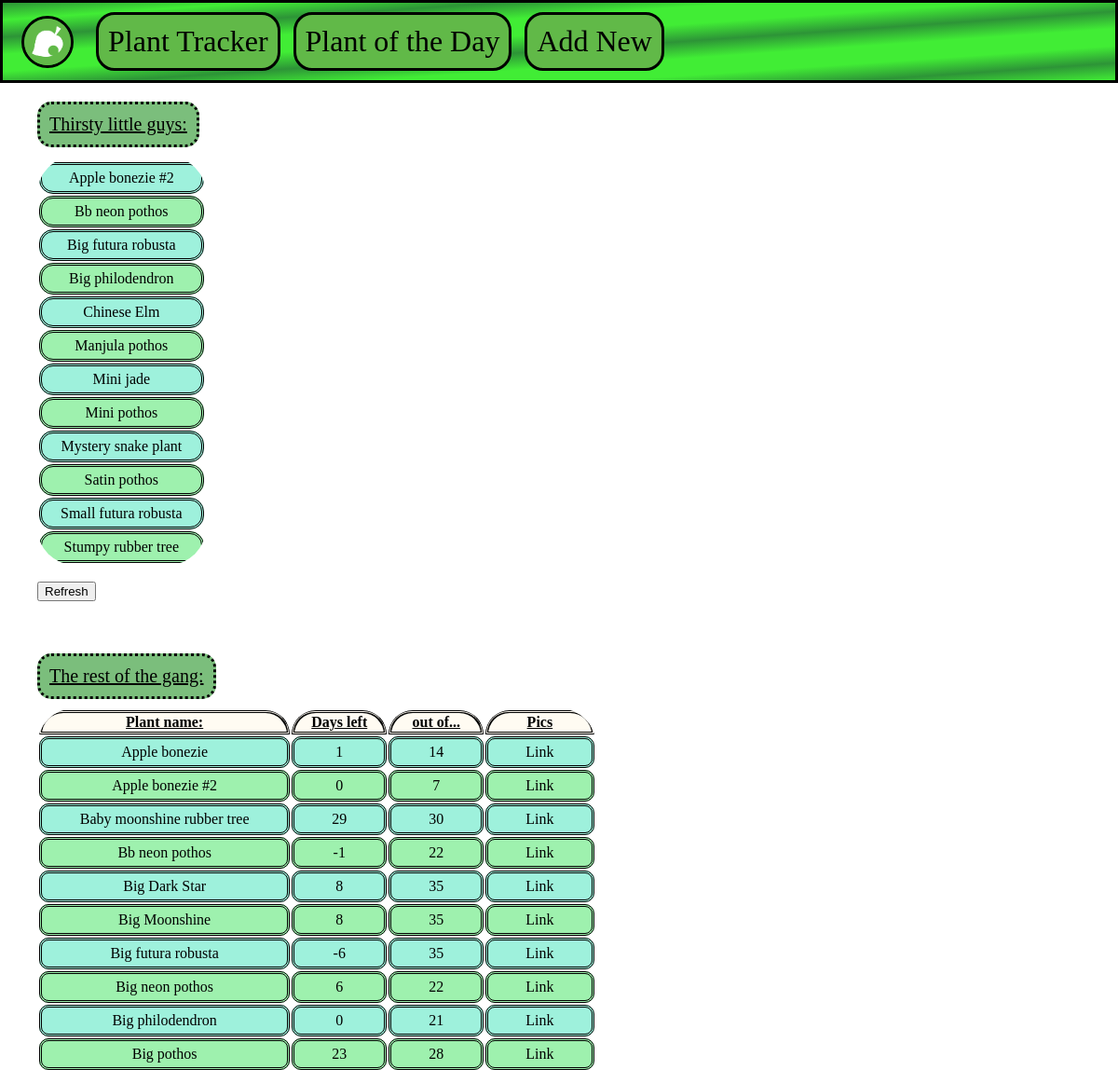
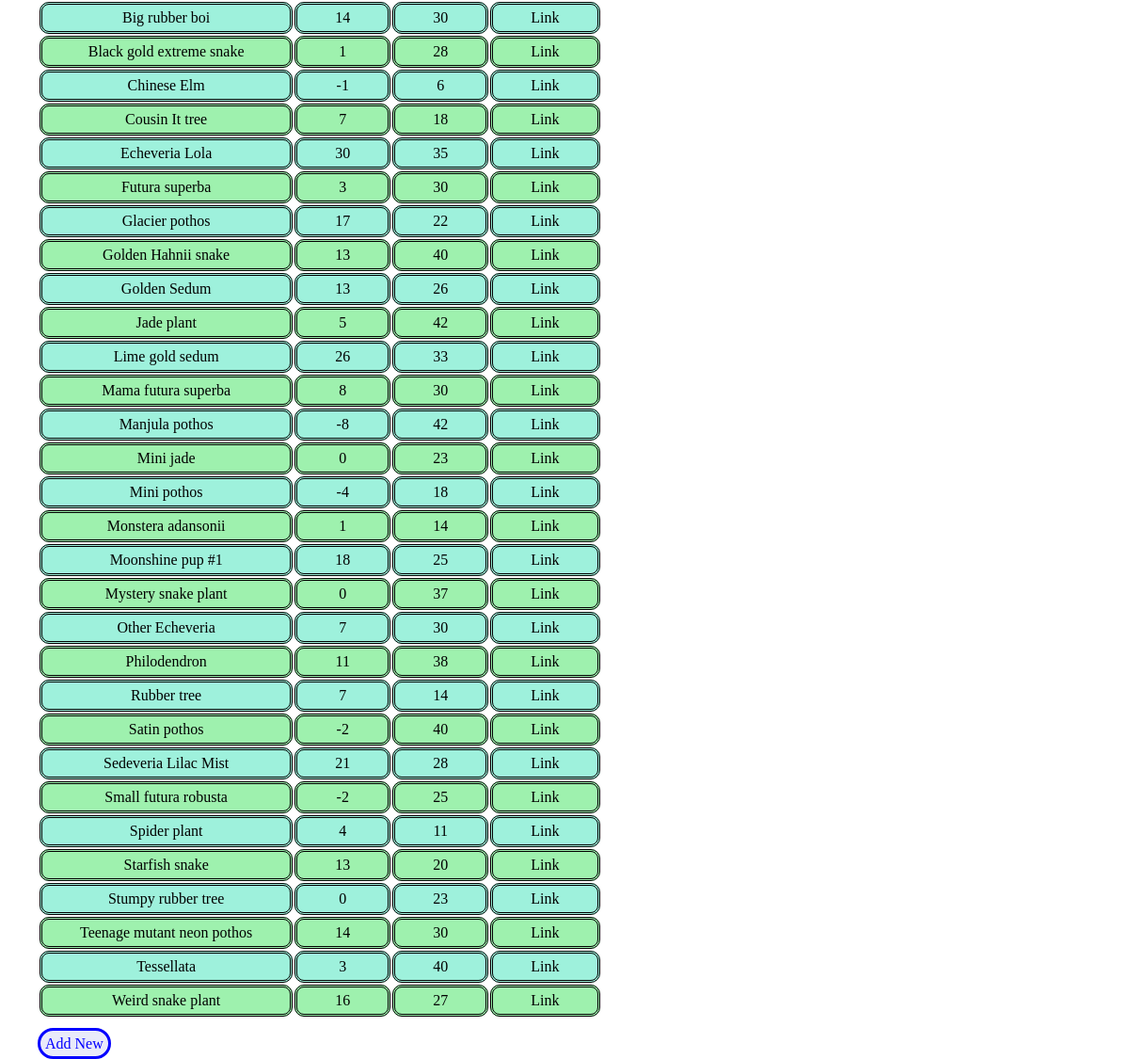
The app's page /plantTracker with its own data (2 pictures, top to bottom).
### tables this page shows
CREATE TABLE plants (
	id INTEGER PRIMARY KEY AUTOINCREMENT,
	name TEXT NOT NULL,
	lastWatered DATE NOT NULL,
	dryOut INTEGER NOT NULL
, remaining TINYINT, timeEllapsed INTEGER);

### homeTracker.py (the view)
@app.route('/plantTracker')
def plantTracker():
	today = dt.datetime.now()
	conn = get_db_connection()
	plants = conn.execute('SELECT * FROM plants ORDER BY name').fetchall()
	thirstyToday = conn.execute('SELECT * FROM plants WHERE remaining < 1 ORDER BY name').fetchall()
	conn.close()
	itsBeen = 0
	for item in thirstyToday:
		lastWatered = dt.datetime.strptime(item[2], '%Y-%m-%d')
		print(lastWatered)
		delta = int(item[3])
		deltaDays = today - lastWatered
		itsBeen = deltaDays.days
	return render_template('plantTracker.html', thirstyToday=thirstyToday, plants=plants, itsBeen=itsBeen)

### homeTracker.py (called while the page is built)
def get_db_connection():
	conn = sqlite3.connect('database.db')
	conn.row_factory = sqlite3.Row
	return conn

### templates/plantTracker.html
{% extends 'base.html' %}
{% block content %}
	<p class="thirsty"><u>Thirsty little guys:</u></p>
	<table class="thirstyTable">
                <th><u></u></th>
		{% for thirstyToday in thirstyToday %}
			{% if loop.index % 2 == 0 %}
				{% set bg_color = '#9EF1AE' %}
			{% else %}
				{% set bg_color = '#9EF1DC' %}
			{% endif %}
                        <tr style="background-color: {{ bg_color }}">
                                <td class="thirstyList">
					<a class="thirstyList" href="{{ url_for('edit', plantName=thirstyToday['name'], source='plantTracker') }}">
						{{ thirstyToday['name'] }}
					</a>
				</td>
                        </tr>
		{% endfor %}
	</table>
	<br>
        <form action="{{ url_for('refreshDb', source='plantTracker') }}">
                <input type="submit" value="Refresh" class="refresh">
        </form>
	<br>
	<br>
	<p class="thirsty"><u>The rest of the gang:</u></p>
	<table class="plantTable">
		<th class="plantsList"><u>Plant name:</u></th>
		<th class="plantsList"><u>Days left</u></th>
                <th class="plantsList"><u>out of...</u></th>
		<th class="plantsList"><u>Pics</u></th>
                {% for plants in plants %}
                        {% if loop.index % 2 == 0 %}
                                {% set bg_color = '#9EF1AE' %}
                        {% else %}
                                {% set bg_color = '#9EF1DC' %}
                        {% endif %}
			<tr style="background-color: {{ bg_color }}">
                                <td class="plantsList">
					<a class="thirstyList" href="{{ url_for('edit', plantName=plants['name'], source='plantTracker') }}">
						{{ plants['name'] }}
					</a>
				</td>
				<td class="plantsList">
					{{ plants['remaining'] }}
				</td>
                                <td class="plantsList">
					{{ plants['dryOut'] }}
				</td>
                                <td class="plantsList">
					<a class="thirstyList" href="{{ url_for('viewPics', plantName=plants['name'], source='plantTracker') }}">
						Link
					</a>
				</td>
                        </tr>
                {% endfor %}
        </table>
	<br>
	<a href="{{ url_for('addNew') }}" class="button">Add New</a>
{% endblock %}

### static/styles.css (style rules this page uses)
body.body { background-image: url("plantBackground.jpg"); margin: 0px; background-size: 100%; }
p.thirsty { margin: 20px 0px 10px 40px; padding: 10px 10px 10px 10px; font-size: 1.25em; background-color: rgb(123, 190, 124); display: inline-block; border: dotted; border-radius: 15px; }
.thirstyTable { margin-left: 40px; border-radius: 40px; overflow: hidden; }
td.thirstyList { padding: 5px 20px 5px 20px; text-align: center; border: double; border-radius: 15px; }
a.thirstyList { color: inherit; text-decoration: none; }
.plantTable { margin-left: 40px; border-radius: 40px 40px 15px 15px; overflow: hidden; }
th.plantsList { background-color: rgb(255, 251, 242); border: double; border-radius: 30px 30px 0px 0px; }
td.plantsList { padding: 5px 40px 5px 40px; text-align: center; border: double; border-radius: 10px; }
.refresh { margin-left: 40px; }
a.button { text-decoration: none; border: solid; border-color: #0400FF; margin-left: 40px; padding: 5px 5px 5px 5px; color: #0400FF; border-radius: 20px; background-color: #e9eafa; }

### records on screen
plants: name "Apple bonezie #2", remaining "0", dryOut "7"
plants: name "Bb neon pothos", remaining "-1", dryOut "22"
plants: name "Big futura robusta", remaining "-6", dryOut "35"
plants: name "Big philodendron", remaining "0", dryOut "21"
plants: name "Chinese Elm", remaining "-1", dryOut "6"
plants: name "Manjula pothos", remaining "-8", dryOut "42"
plants: name "Mini jade", remaining "0", dryOut "23"
plants: name "Mini pothos", remaining "-4", dryOut "18"
plants: name "Mystery snake plant", remaining "0", dryOut "37"
plants: name "Satin pothos", remaining "-2", dryOut "40"
plants: name "Small futura robusta", remaining "-2", dryOut "25"
plants: name "Stumpy rubber tree", remaining "0", dryOut "23"
plants: name "Apple bonezie", remaining "1", dryOut "14"
plants: name "Baby moonshine rubber tree", remaining "29", dryOut "30"
plants: name "Big Dark Star", remaining "8", dryOut "35"
plants: name "Big Moonshine", remaining "8", dryOut "35"
plants: name "Big neon pothos", remaining "6", dryOut "22"
plants: name "Big pothos", remaining "23", dryOut "28"
plants: name "Big rubber boi", remaining "14", dryOut "30"
plants: name "Black gold extreme snake", remaining "1", dryOut "28"
plants: name "Cousin It tree", remaining "7", dryOut "18"
plants: name "Echeveria Lola", remaining "30", dryOut "35"
plants: name "Futura superba", remaining "3", dryOut "30"
plants: name "Glacier pothos", remaining "17", dryOut "22"
plants: name "Golden Hahnii snake", remaining "13", dryOut "40"
plants: name "Golden Sedum", remaining "13", dryOut "26"
plants: name "Jade plant", remaining "5", dryOut "42"
plants: name "Lime gold sedum", remaining "26", dryOut "33"
plants: name "Mama futura superba", remaining "8", dryOut "30"
plants: name "Monstera adansonii", remaining "1", dryOut "14"
plants: name "Moonshine pup #1", remaining "18", dryOut "25"
plants: name "Other Echeveria", remaining "7", dryOut "30"
plants: name "Philodendron", remaining "11", dryOut "38"
plants: name "Rubber tree", remaining "7", dryOut "14"
plants: name "Sedeveria Lilac Mist", remaining "21", dryOut "28"
plants: name "Spider plant", remaining "4", dryOut "11"
plants: name "Starfish snake", remaining "13", dryOut "20"
plants: name "Teenage mutant neon pothos", remaining "14", dryOut "30"
plants: name "Tessellata", remaining "3", dryOut "40"
plants: name "Weird snake plant", remaining "16", dryOut "27"
